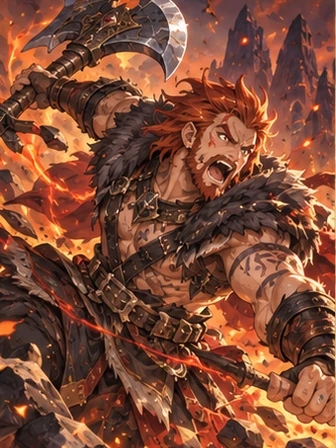
#> input picture assets/anime/berserker.webp, 336 x 448 px, given in place of berserker.webp.webp, which was not available
$ python bake_card_relief.py ../assets/anime/berserker.webp
#> lines starting #> are read from the running program, lines starting #| are printed output that depends on the picture
"""Bake relief maps for EmberCardRelief and regenerate src/card-relief-maps.js.

    uv run --python 3.12 --no-project --with pillow --with numpy --with onnxruntime \
        tools/bake_card_relief.py --cards            # every id in src/content/cards.js
        tools/bake_card_relief.py paladin wolf       # just these ids
        tools/bake_card_relief.py                    # only rewrite the registry

Reads assets/anime/<id>.webp and writes art/relief/<id>-height.webp and -orm.webp.
A 768x1024 portrait bakes at 384x512 and also gets -normal.webp, because it is
shown large; a 336x448 card keeps a full-size height map (crisp silhouettes are
what make the layers separate), a 168x224 orm, and the shader derives normals. height: white = near. orm: R = foil mask, G = roughness,
B = metalness.
Depth comes from Depth Anything V2 Small (ONNX, Apache-2.0). The 99 MB weight
file is a local authoring input and is not tracked:
tools/models/depth-anything-v2-small.onnx
(huggingface.co/onnx-community/depth-anything-v2-small, onnx/model.onnx).
"""
import json
import re
import sys
from pathlib import Path

import numpy as np
import onnxruntime as ort
from PIL import Image

ROOT = Path(__file__).resolve().parent.parent
MODEL = ROOT / "tools/models/depth-anything-v2-small.onnx"
SOURCE = ROOT / "assets/anime"
PORTRAITS = ROOT / "assets/portraits"
OUT = ROOT / "art/relief"
REGISTRY = ROOT / "src/card-relief-maps.js"
PORTRAIT = (768, 1024)
_session = None


def blur(a, radius):
    r = max(1, int(radius * 3))
    k = np.exp(-0.5 * (np.arange(-r, r + 1) / radius) ** 2).astype(np.float32)
    k /= k.sum()
    for axis in (0, 1):
        pad = [(r, r) if i == axis else (0, 0) for i in range(2)]
        a = np.apply_along_axis(lambda v: np.convolve(v, k, "valid"), axis, np.pad(a, pad, "edge"))
    return a.astype(np.float32)


def estimate_depth(rgb, infer):
    global _session
    if _session is None:
        _session = ort.InferenceSession(str(MODEL), providers=["CPUExecutionProvider"])
    x = np.asarray(rgb.resize(infer, Image.BICUBIC), dtype=np.float32) / 255
    x = (x - [0.485, 0.456, 0.406]) / [0.229, 0.224, 0.225]
    x = x.transpose(2, 0, 1)[None].astype(np.float32)
    d = _session.run(None, {_session.get_inputs()[0].name: x})[0].squeeze()
    lo, hi = np.percentile(d, 1), np.percentile(d, 99)
    d = np.clip((d - lo) / (hi - lo), 0, 1).astype(np.float32)  # inverse depth: 1 = near
    return np.asarray(Image.fromarray(d, "F").resize(rgb.size, Image.BICUBIC), dtype=np.float32)


def bake(key):
#> called with key = '../assets/anime/berserker.webp'
    path = SOURCE / f"{key}.webp"
    rgb = Image.open(path if path.exists() else PORTRAITS / f"{key}.webp").convert("RGB")   # a card, or a portrait (768x1024)
#> rgb is the input picture: PIL image 336x448 RGB; mean R, G, B 126.8, 74.7, 54
    portrait = rgb.size == PORTRAIT
#> portrait = False
    # Inference sizes are multiples of 14 at 3:4; filter radii are authored at portrait scale.
    infer, size, unit = ((756, 1008), (384, 512), 1.0) if portrait else ((518, 686), (168, 224), rgb.width / 768)
#> infer = (518, 686); size = (168, 224); unit = 0.438
    a = np.asarray(rgb, dtype=np.float32) / 255
    lum = a @ np.array([0.2126, 0.7152, 0.0722], dtype=np.float32)
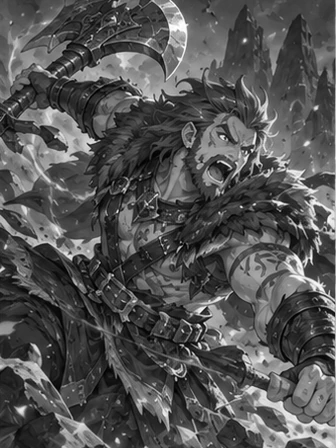
#> lum: shape (448, 336) float32; min 0.0025, max 0.999, mean 0.331

    depth = blur(estimate_depth(rgb, infer), 1.6 * unit)
    # Painted micro relief: band-passed luminance reads as embossed brushwork and engraving.
    detail = blur(lum, 1.0 * unit) - blur(lum, 6.0 * unit)
    height = np.clip(depth + detail * 0.05, 0, 1)

    hsv = np.asarray(rgb.convert("HSV"), dtype=np.float32) / 255
    hue, sat, val = hsv[..., 0] * 360, hsv[..., 1], hsv[..., 2]
    gold = np.clip((sat - 0.28) / 0.25, 0, 1) * np.clip((val - 0.45) / 0.25, 0, 1)
    gold *= ((hue > 22) & (hue < 58)).astype(np.float32)
    # Flame and glowing orbs share gold's hue but are emissive: far more saturated, or blown out.
    gold *= np.clip((0.8 - sat) / 0.15, 0, 1) * np.clip((0.985 - val) / 0.06, 0, 1)
    contrast = blur(np.abs(lum - blur(lum, 4.0 * unit)), 3.0 * unit)
    steel = np.clip(contrast / 0.09, 0, 1) * np.clip((0.3 - sat) / 0.2, 0, 1) * np.clip((depth - 0.45) / 0.2, 0, 1)
    metal = blur(np.clip(gold + steel * 0.7, 0, 1), 1.2 * unit)
    rough = np.clip(0.92 - metal * 0.62 - np.clip((val - 0.9) / 0.1, 0, 1) * 0.08, 0.2, 1)

    def save(name, arr, mode=None, at=None):
        im = Image.fromarray((np.clip(arr, 0, 1) * 255 + 0.5).astype(np.uint8), mode)
        im.resize(at or size, Image.LANCZOS).save(OUT / f"{key}-{name}.webp", quality=88, method=6)

    # A card's height map keeps the illustration's own resolution: layers only read as
    # separate when their silhouettes stay crisp. The material map can be coarse.
    save("height", height, "L", None if portrait else rgb.size)
    save("orm", np.dstack([metal, rough, metal]), "RGB")
    if portrait:
        # Gentle macro slope from depth; engraving detail is kept for metal, muted on cloth and sky.
        gy, gx = np.gradient(blur(depth, 2.5) * 4.0 + detail * (0.5 + 2.2 * metal))
        n = np.dstack([-gx, gy, np.full_like(gx, 0.06)])
        n /= np.linalg.norm(n, axis=2, keepdims=True)
        save("normal", n * 0.5 + 0.5, "RGB")
    print(key, sum(p.stat().st_size for p in OUT.glob(f"{key}-*.webp")))


def write_registry():
    maps = {}
    for path in sorted(OUT.glob("*-*.webp")):
        key, kind = path.stem.rsplit("-", 1)
        if kind in ("height", "normal", "orm"):
            maps.setdefault(key, {})[kind] = f"asset:relief/{path.name}"
    body = json.dumps(maps, indent=2, sort_keys=True)
    REGISTRY.write_text("/* Generated by tools/bake_card_relief.py from art/relief. */\n"
                        f"const EmberCardReliefMaps = Object.freeze({body});\n")
    print(REGISTRY.name, len(maps), "ids")


if __name__ == "__main__":
    OUT.mkdir(parents=True, exist_ok=True)
    keys = sys.argv[1:]
    if keys == ["--cards"]:
        keys = re.findall(r'^\s*id: "(\w+)",', (ROOT / "src/content/cards.js").read_text(), re.M)
    for key in dict.fromkeys(keys):
        # Portrait-sized hero maps are hand-checked; a bulk run must not silently redo them.
        if sys.argv[1:] == ["--cards"] and (OUT / f"{key}-normal.webp").exists():
            continue
        bake(key)
#> (the call stopped at in estimate_depth, `_session = ort.InferenceSession(str(MODEL), providers=["CPUExecutionPr..`: onnxruntime is not available in this run)
    write_registry()

$ run again, on assets/anime/necromancer.webp
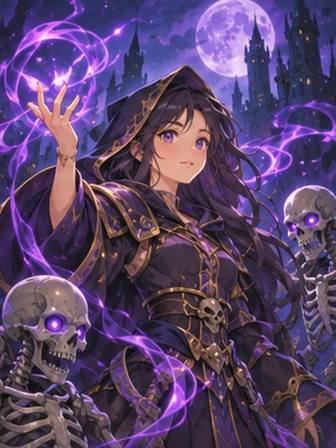
#> input picture assets/anime/necromancer.webp, 336 x 448 px, given in place of necromancer.webp.webp, which was not available
#> in bake, rgb is the input picture: PIL image 336x448 RGB; mean R, G, B 89.6, 67, 106.3
#> in bake, `lum = a @ np.array([0.2126, 0.7152, 0.0722], dtype=np.float32)`:
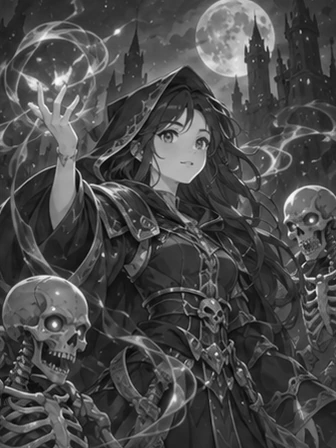
#> lum: shape (448, 336) float32; min 0.012, max 0.988, mean 0.293

$ run again, on assets/anime/paladin.webp
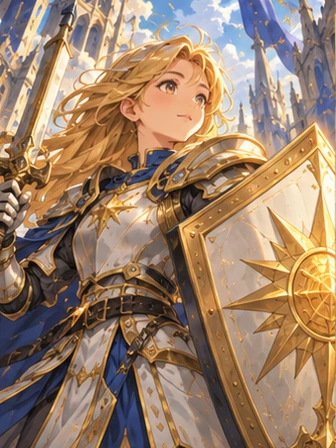
#> input picture assets/anime/paladin.webp, 336 x 448 px, given in place of paladin.webp.webp, which was not available
#> in bake, rgb is the input picture: PIL image 336x448 RGB; mean R, G, B 156.7, 129.5, 105.8
#> in bake, `lum = a @ np.array([0.2126, 0.7152, 0.0722], dtype=np.float32)`:
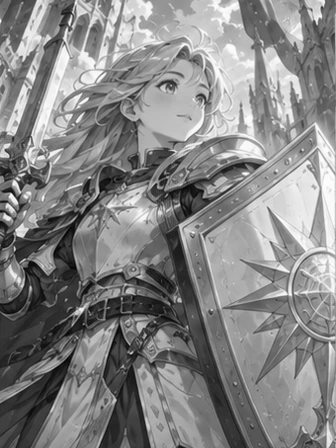
#> lum: shape (448, 336) float32; min 0.00167, max 0.999, mean 0.524

$ run again, on assets/anime/recruit.webp
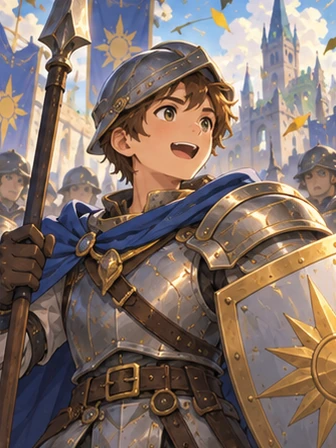
#> input picture assets/anime/recruit.webp, 336 x 448 px, given in place of recruit.webp.webp, which was not available
#> in bake, rgb is the input picture: PIL image 336x448 RGB; mean R, G, B 129.4, 112.7, 104.5
#> in bake, `lum = a @ np.array([0.2126, 0.7152, 0.0722], dtype=np.float32)`:
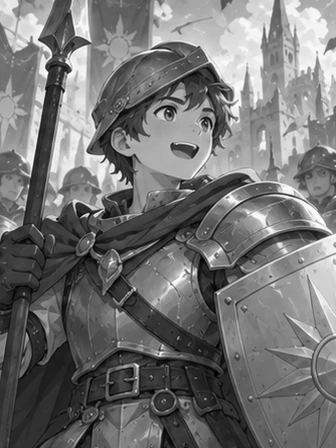
#> lum: shape (448, 336) float32; min 0, max 1, mean 0.453
